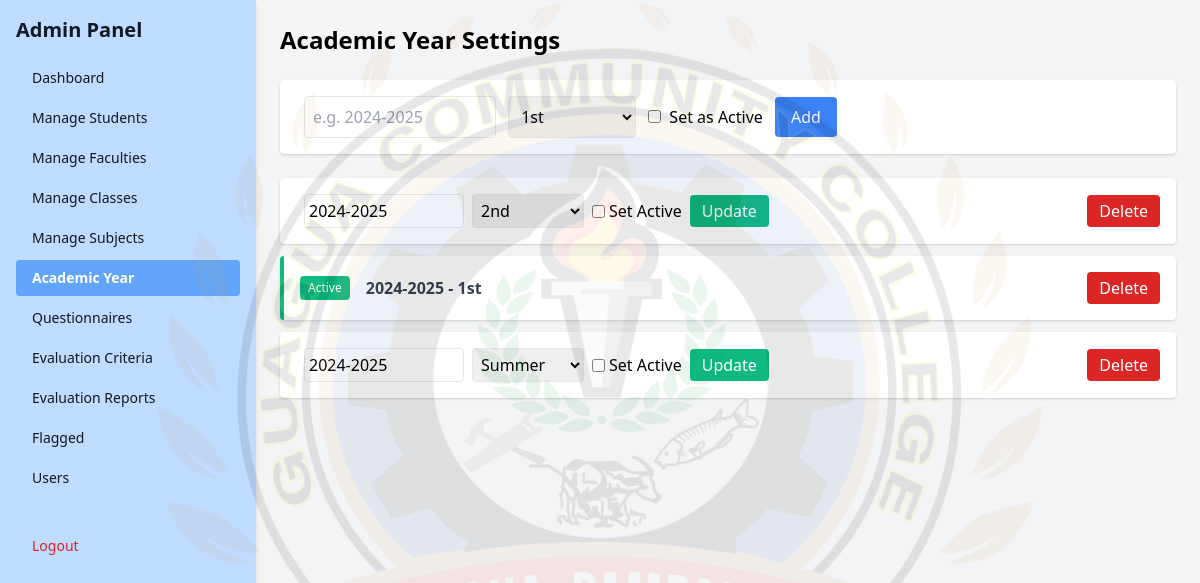
/sidebar/academic_year.php (signed in), run on the app's committed database.
### tables this page shows
CREATE TABLE `academic_years` (
  `id` int(11) NOT NULL,
  `year` varchar(9) NOT NULL,
  `semester` enum('1st','2nd','Summer') NOT NULL,
  `is_active` tinyint(1) DEFAULT 0,
  `created_at` timestamp NOT NULL DEFAULT current_timestamp()
);

### sidebar/academic_year.php (the view, shortened to what this page needs)
<?php
require_once '../php/db.php';
$years = $pdo->query("SELECT * FROM academic_years
                      ORDER BY year DESC, FIELD(semester, '2nd', '1st', 'Summer')")
             ->fetchAll();
?>
<!DOCTYPE html>
<html>
<head>
    <link href="https://cdn.jsdelivr.net/npm/tailwindcss@2.2.19/dist/tailwind.min.css" rel="stylesheet">
</head>
<body class="bg-gray-100 font-sans">
<div class="flex">
    <?php include '../php/admin_sidebar.php'; ?>
    <div class="flex-1 p-6">
        <div class="flex justify-between items-center mb-6">
            <h1 class="text-2xl font-bold">Academic Year Settings</h1>
        </div>
        <form method="POST" class="space-x-2 mb-6 bg-white p-4 rounded shadow">
            <input type="text" name="year" required placeholder="e.g. 2024-2025" class="border p-2 rounded w-48">
            <select name="semester" class="border p-2 rounded w-32">
                <option value="1st">1st</option>
            </select>
            <label class="inline-flex items-center">
                <input type="checkbox" name="is_active" class="form-checkbox">
                <span class="ml-2">Set as Active</span>
            </label>
            <button type="submit" class="bg-blue-500 text-white px-4 py-2 rounded">Add</button>
        </form>
        <ul class="space-y-3">
        <?php foreach ($years as $y): ?>
            <li class="bg-white shadow p-4 rounded flex justify-between items-center <?= $y['is_active'] ? 'border-l-4 border-green-500' : '' ?>">
                <div class="flex items-center space-x-4 w-full">
                    <?php if ($y['is_active']): ?>
                        <span class="bg-green-500 text-white text-xs px-2 py-1 rounded">Active</span>
                        <div class="text-gray-700 font-semibold">
                            <?= htmlspecialchars($y['year']) ?> - <?= $y['semester'] ?>
                        </div>
                    <?php else: ?>
                        <form method="POST" class="flex space-x-2 items-center w-full">
                            <input type="text" name="year" value="<?= htmlspecialchars($y['year']) ?>" class="border p-1 rounded w-40">
                            <select name="semester" class="border p-1 rounded w-28">
                                <option value="2nd" <?= $y['semester'] === '2nd' ? 'selected' : '' ?>>2nd</option>
                                <option value="Summer" <?= $y['semester'] === 'Summer' ? 'selected' : '' ?>>Summer</option>
                            </select>
                            <label class="flex items-center space-x-1">
                                <input type="checkbox" name="is_active">
                                <span>Set Active</span>
                            </label>
                            <button class="bg-green-500 text-white px-3 py-1 rounded">Update</button>
                        </form>
                    <?php endif; ?>
                </div>
                <form method="POST" onsubmit="return confirm('Delete this academic year?')">
                    <button class="bg-red-600 text-white px-3 py-1 rounded ml-4">Delete</button>
                </form>
            </li>
        <?php endforeach; ?>
        </ul>
    </div>
</div>
</body>
</html>

### sidebar/academic_year.php (style rules this page uses)
body { position: relative; background-color: #f3f4f6; }
body::before { content: ""; position: fixed; top: 0; left: 0; width: 100%; height: 100%; background: url('../php/logo.png') no-repeat center center; background-size: 900px 900px; opacity: 0.09; pointer-events: none; z-index: 0; }

### data on the page
academic_years: year "2024-2025", semester "2nd"
academic_years: year "2024-2025", semester "1st"
academic_years: year "2024-2025", semester "Summer"
